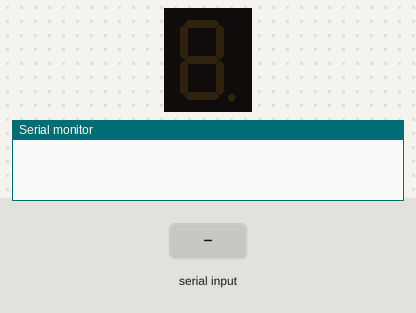
Simulated run of this sketch. Board: Arduino Uno, built with avr-gcc and run on an emulated ATmega328P. On the bench: 1-digit seven-segment display, the last lines printed to the serial monitor. Wiring (inferred from the names in the program): 1-digit 7-segment display, segments lit when HIGH: segments pin 2, pin 3, pin 4, pin 5, pin 6, pin 7, pin 8, pin 9. Inputs (shaded band) come from the test bench. The segment pins are drawn as the display they are named for.

Above: at 1.2 s.
1.3 s: "0" received over Serial
At 3.5 s:
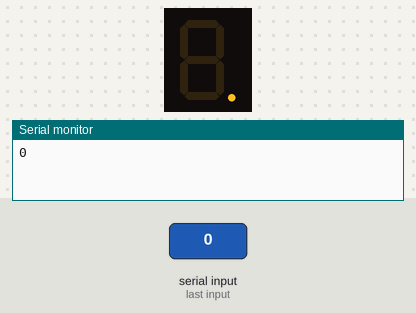
3.8 s: byte 54 (54) received over Serial
At 4.6 s:
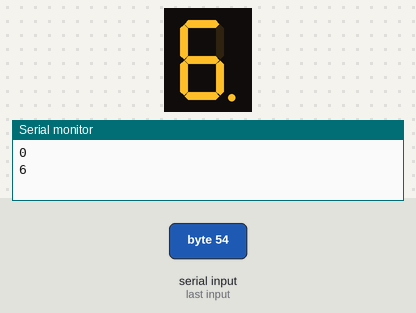
6.3 s: byte 55 (55) received over Serial
At 7.1 s:
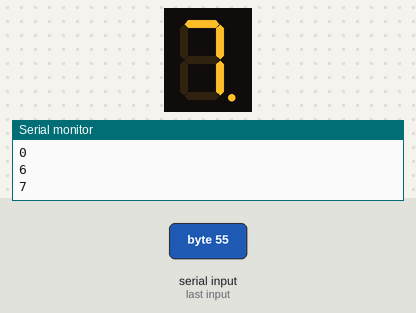
8.8 s: byte 56 (56) received over Serial
At 9.6 s:
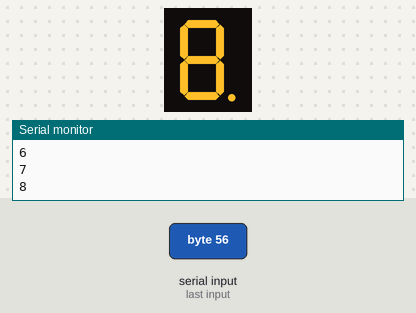
11.3 s: byte 57 (57) received over Serial
At 12.1 s:
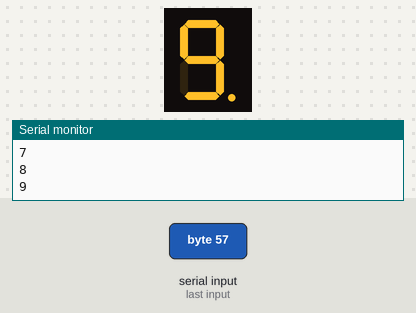
13.8 s: "1" received over Serial
At 14.6 s:
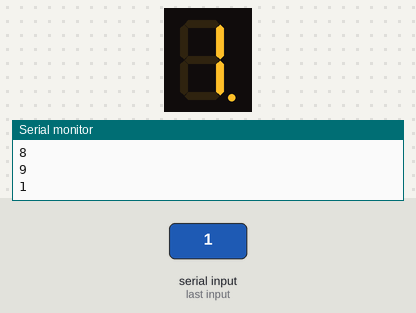
Timing chart, 0 to 16.8 s (numbered marks = the images above; inputs shaded):
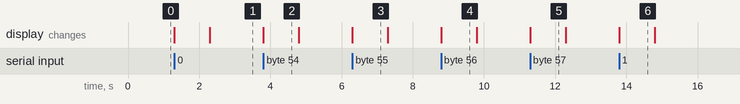

Measured:
- after the input at 1.3 s, the display: first changes at once (image 1 shows a later state)
- after the input at 3.8 s, the display: changes at once (image 2)
- after the input at 6.3 s, the display: changes at once (image 3)
- after the input at 8.8 s, the display: changes at once (image 4)
- after the input at 11.3 s, the display: changes at once (image 5)
- after the input at 13.8 s, the display: changes at once (image 6)
- what the display in image 2 shows lasts 1.0 s, from 3.8 s to 4.8 s

The sketch:

User_Input_Number.ino
```cpp
const int a = 2;
const int b = 3;
const int c = 4;
const int d = 5;
const int e = 6;
const int f = 7;
const int g = 8;
const int h = 9;


void setup() {
Serial.begin(9600);
pinMode(2,OUTPUT);
pinMode(3,OUTPUT);
pinMode(4,OUTPUT);
pinMode(5,OUTPUT);
pinMode(6,OUTPUT);
pinMode(7,OUTPUT);
pinMode(8,OUTPUT);
pinMode(9,OUTPUT);

}

void loop()
{
  if(Serial.available())
  {
  char x=Serial.read();

  Serial.println(x);

 // pinMode(x,OUTPUT);

if(x==48)  ///zero
{
digitalWrite(a,HIGH);
digitalWrite(b,HIGH);
digitalWrite(c,HIGH);
digitalWrite(d,HIGH);
digitalWrite(e,HIGH);
digitalWrite(f,HIGH);
digitalWrite(h,HIGH);
delay(1000);
digitalWrite(a,LOW);
digitalWrite(b,LOW);
digitalWrite(c,LOW);
digitalWrite(d,LOW);
digitalWrite(e,LOW);
digitalWrite(f,LOW);
delay(500);
}
if(x==49)   //one
{
digitalWrite(b,HIGH);
digitalWrite(c,HIGH);
delay(1000);
digitalWrite(a,LOW);
digitalWrite(b,LOW);
digitalWrite(c,LOW);
digitalWrite(d,LOW);
digitalWrite(e,LOW);
digitalWrite(f,LOW);
digitalWrite(g,LOW);
delay(500);
}
if(x==50)   //two
{
digitalWrite(a,HIGH);
digitalWrite(b,HIGH);
digitalWrite(d,HIGH);
digitalWrite(e,HIGH);
digitalWrite(g,HIGH);
delay(1000);
digitalWrite(a,LOW);
digitalWrite(b,LOW);
digitalWrite(d,LOW);
digitalWrite(e,LOW);
digitalWrite(g,LOW);
delay(500);
}
if(x==51)  ///three
{
digitalWrite(a,HIGH);
digitalWrite(b,HIGH);
digitalWrite(c,HIGH);
digitalWrite(d,HIGH);
digitalWrite(g,HIGH);
delay(1000);
digitalWrite(a,LOW);
digitalWrite(b,LOW);
digitalWrite(c,LOW);
digitalWrite(d,LOW);
digitalWrite(g,LOW);
delay(500);
}
if(x==52)  ///four
{
digitalWrite(b,HIGH);
digitalWrite(c,HIGH);
digitalWrite(f,HIGH);
digitalWrite(g,HIGH);
delay(1000);
digitalWrite(b,LOW);
digitalWrite(c,LOW);
digitalWrite(f,LOW);
digitalWrite(g,LOW);
delay(500);
}
if(x==53)  ///five
{
digitalWrite(a,HIGH);
digitalWrite(c,HIGH);
digitalWrite(d,HIGH);
digitalWrite(f,HIGH);
digitalWrite(g,HIGH);
delay(1000);
digitalWrite(a,LOW);
digitalWrite(c,LOW);
digitalWrite(d,LOW);
digitalWrite(f,LOW);
digitalWrite(g,LOW);
delay(500);
}
if(x==54)  ///six
{
digitalWrite(a,HIGH);
digitalWrite(c,HIGH);
digitalWrite(d,HIGH);
digitalWrite(e,HIGH);
digitalWrite(f,HIGH);
digitalWrite(g,HIGH);
delay(1000);
digitalWrite(a,LOW);
digitalWrite(c,LOW);
digitalWrite(d,LOW);
digitalWrite(e,LOW);
digitalWrite(f,LOW);
digitalWrite(g,LOW);
delay(500);
}
if(x==55)  ///seven
{
digitalWrite(a,HIGH);
digitalWrite(b,HIGH);
digitalWrite(c,HIGH);
delay(1000);
digitalWrite(a,LOW);
digitalWrite(b,LOW);
digitalWrite(c,LOW);
delay(500);
}
if(x==56)  ///eight
{
digitalWrite(a,HIGH);
digitalWrite(b,HIGH);
digitalWrite(c,HIGH);
digitalWrite(d,HIGH);
digitalWrite(e,HIGH);
digitalWrite(f,HIGH);
digitalWrite(g,HIGH);
delay(1000);
digitalWrite(a,LOW);
digitalWrite(b,LOW);
digitalWrite(c,LOW);
digitalWrite(d,LOW);
digitalWrite(e,LOW);
digitalWrite(f,LOW);
digitalWrite(g,LOW);
delay(500);
}
if(x==57)  ///nine
{
digitalWrite(a,HIGH);
digitalWrite(b,HIGH);
digitalWrite(c,HIGH);
digitalWrite(d,HIGH);
digitalWrite(f,HIGH);
digitalWrite(g,HIGH);
delay(1000);
digitalWrite(a,LOW);
digitalWrite(b,LOW);
digitalWrite(c,LOW);
digitalWrite(d,LOW);
digitalWrite(f,LOW);
digitalWrite(g,LOW);
delay(500);
}

  }
 }
```
